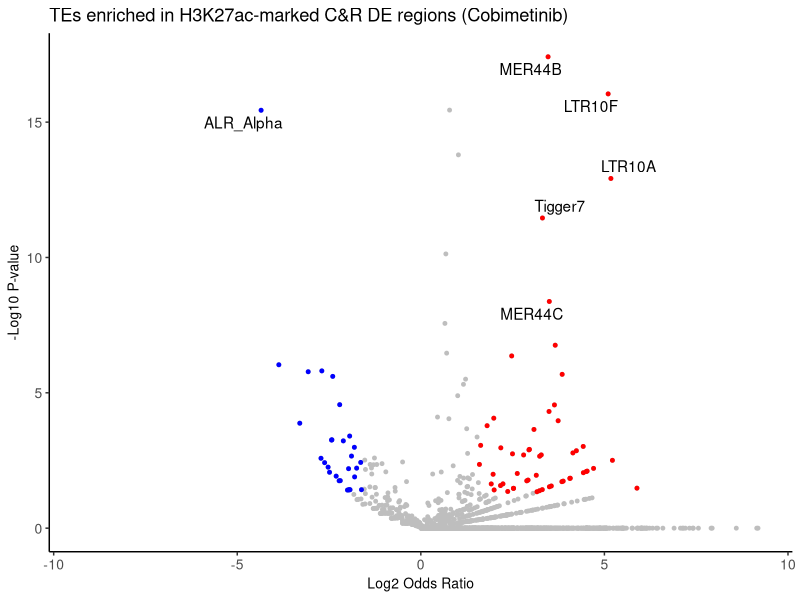

Write R code to recreate this figure.
library("ggplot2")
library("ggrepel")

# Read in the table
giggle_CnR_cobi <- read.table("DE_regions_H3K27ac_CnR_cobimetinib_giggle_results.tab", header=TRUE, sep="\t", row.names=1)
head(giggle_CnR_cobi)

# Fix the column names that got right-shifted
colnames(giggle_CnR_cobi) = c("repeat_family_size", "overlaps", "odds_ratio", "fishers_two_tail", "fishers_left_tail", "fishers_right_tail", "giggle_score")
giggle_CnR_cobi[,ncol(giggle_CnR_cobi)] <- NULL
head(giggle_CnR_cobi)

# Subset the most enriched/depleted TEs (for labelling on the plot)
labelsEnriched = subset(giggle_CnR_cobi, fishers_two_tail<0.00000005 & odds_ratio>9)
nrow(labelsEnriched)
rownames(labelsEnriched)

labelsDepleted = subset(giggle_CnR_cobi, fishers_two_tail<0.0000005 & odds_ratio<0.1)
nrow(labelsDepleted)
rownames(labelsDepleted)

# Plot volcano
ggplot(giggle_CnR_cobi, aes(log2(odds_ratio),-log10(fishers_two_tail)), colour="grey") +
  scale_color_discrete(name='Labels') +
  theme_classic() +
  labs(y="-Log10 P-value", x="Log2 Odds Ratio") +
  ggtitle("TEs enriched in H3K27ac-marked C&R DE regions (Cobimetinib)") +
  # Set all dots to grey
  geom_point(data=giggle_CnR_cobi, colour="grey", size=1) +
  # Change dot colour to red (enriched) or blue (depleted) based on odds ratio and pval cutoffs
  geom_point(data=giggle_CnR_cobi[which(giggle_CnR_cobi$odds_ratio>3 & giggle_CnR_cobi$fishers_two_tail<0.05),], colour="red", size=1) +
  geom_point(data=giggle_CnR_cobi[which(giggle_CnR_cobi$odds_ratio<(1/3) & giggle_CnR_cobi$fishers_two_tail<0.05),], colour="blue", size=1) +
  # Add labels to the most enriched/depleted points
  geom_text_repel(data=labelsEnriched, mapping=aes(log2(odds_ratio),-log10(fishers_two_tail),label=rownames(labelsEnriched)), force=1) +
  geom_text_repel(data=labelsDepleted, mapping=aes(log2(odds_ratio),-log10(fishers_two_tail),label=rownames(labelsDepleted)), force=1) +
  xlim(-9.2,9.2) +
  theme(text=element_text(size=11,family="Helvetica"), 
        axis.text.x=element_text(size=10,family="Helvetica"),
        axis.text.y=element_text(size=10,family="Helvetica"),
        axis.title.x=element_text(size=10,family="Helvetica"),
        axis.title.y=element_text(size=10,family="Helvetica"))
